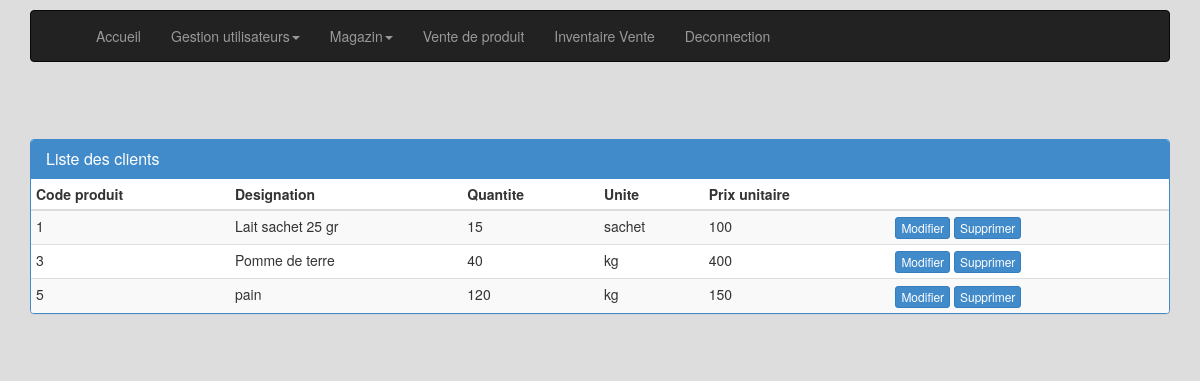
Page /traitement/php/liste-produit.php (signed in) on the committed database.
### tables this page shows
CREATE TABLE IF NOT EXISTS `produit` (
  `codProd` int(11) NOT NULL AUTO_INCREMENT,
  `designation` varchar(30) NOT NULL,
  `quantite` int(11) NOT NULL,
  `unite` varchar(10) NOT NULL,
  `prixUnitaire` int(11) NOT NULL,
  PRIMARY KEY (`codProd`)
);

### traitement/php/liste-produit.php (the view, shortened to what this page needs)
<?php
include_once('connexion_sql.php');
$reponse=$bdd->query('SELECT * FROM produit') or die(print_r($bdd->errorInfo()));
?>
<!DOCTYPE HTML>
<html>
<head>
    <link href="../css/bootstrap.css" rel="stylesheet">
</head>
<body>
<div class="container">
    <?php include("menu.php"); ?>
    <div class="row">
        <section class="col-sm-12">
            <div class="panel panel-primary">
                <table class="table table-striped table-condensed">
                    <div class="panel-heading">
                        <h3 class="panel-title">Liste des clients</h3>
                    </div>
                    <thead>
                    <tr>
                        <th>Code produit</th>
                        <th>Designation</th>
                        <th>Quantite</th>
                        <th>Unite</th>
                        <th>Prix unitaire</th>
                        <th></th>
                    </tr>
                    </thead>
                    <tbody>
                    <?php
                    while($donnees=$reponse->fetch())
                    {
                        ?>
                        <tr>
                            <td><?php echo htmlspecialchars($donnees['codProd']);?></td>
                            <td><?php echo htmlspecialchars($donnees['designation']);?></td>
                            <td><?php echo htmlspecialchars($donnees['quantite']);?></td>
                            <td><?php echo htmlspecialchars($donnees['unite']);?></td>
                            <td><?php echo htmlspecialchars($donnees['prixUnitaire']);?></td>
                            <td>
                                <a><?php echo '<a href="modifier-produit.php?id_produit='.$donnees['codProd'].'">';?><button class="btn btn-primary btn-xs">Modifier</button></a>
                                <a><?php echo '<a href="liste-produit.php?id_produit='.$donnees['codProd'].'">';?><button class="btn btn-primary btn-xs">Supprimer</button></a>
                            </td>
                        </tr>
                        <?php
                    }
                    ?>
                    </tbody>
                </table>
            </div>
        </section>
    </div>
</div>
</body>
</html>

### traitement/php/liste-produit.php (style rules this page uses)
body { background-color: #DDD; padding-top: 10px; }
[class*="col-"] { margin-bottom: 20px; }
[class*="panel panel-primary"] { margin-top: 5%; }

### rows in the picture
produit: codProd "1", designation "Lait sachet 25 gr", quantite "15", unite "sachet", prixUnitaire "100"
produit: codProd "3", designation "Pomme de terre", quantite "40", unite "kg", prixUnitaire "400"
produit: codProd "5", designation "pain", quantite "120", unite "kg", prixUnitaire "150"
